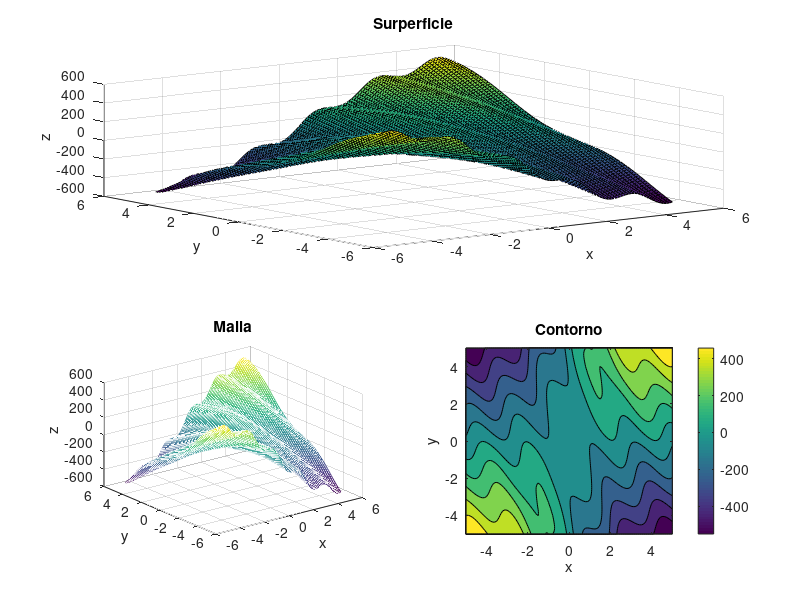

Recreate this plot in MATLAB.
clear all;

% Ejercicio 5: Representacion grafica en 3D

[X, Y] = meshgrid(-5: 0.1: 5);
Z = Y * sin(pi * (X/10)) + 5 * cos((X^2 + Y^2)/8) + cos(X + Y) * cos(3*X -  Y);

% Representacion grafica
figure('Name','Representacion grafica','NumberTitle','off');
hold on

% Dibujar superficie
subplot(2,1,1)
surf(X,Y,Z)
xlabel('x')
ylabel('y')
zlabel('z')
title('Surperficie')

% Dibujar malla 
subplot(2,2,3)
mesh(X,Y,Z)
xlabel('x')
ylabel('y')
zlabel('z')
title('Malla')

% Dibujar contorno
subplot(2,2,4)
contourf(X,Y,Z)
colorbar % Mostrar barra de colores
xlabel('x')
ylabel('y')
title('Contorno')
hold off
